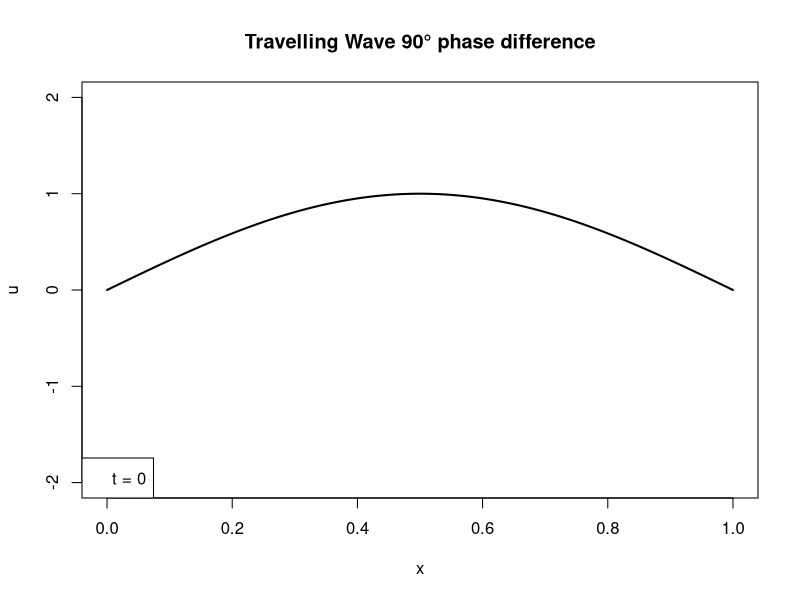

Write the R code that produced this figure.
# Assuming
L <- 1

# X-axis and Y-axis values
x_values <- seq(0, L, length.out = 1000)
u_values <- sin(pi * x_values / L)

# Final plot
plot(x_values, u_values, type = "l", lwd = 2, xlim = c(0, L), ylim = c(-2, 2), 
     xlab = "x", ylab = "u", main = "Travelling Wave 90° phase difference")
# Label
legend("bottomleft", legend = "t = 0")
